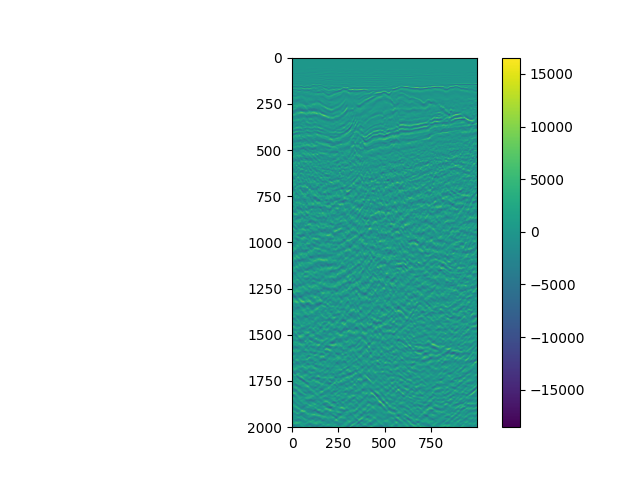

Write the Python code that produced this figure.
import segyio
import numpy as np
import matplotlib.pyplot as plt
filename='/home/data/TQH_WAIXIE_DATA_WJG_PSDM_DEPTH_GAIN.segy'
# filename='/home/data/TQH_WAIXIE_DATA_WJG_PSDM_MODEL.SEGY'
with segyio.open(filename) as segyfile:
    # for trace in segyfile.trace:
    #     print(trace.shape)
 
    # Memory map file for faster reading (especially if file is big...)
    segyfile.mmap()
 
    # Print binary header info
    print(segyfile.bin)
    print(segyfile.bin[segyio.BinField.Traces])
 
    # Read headerword inline for trace 10
    print(segyfile.header[10][segyio.TraceField.INLINE_3D])
    # 
    # Print inline and crossline axis
    print(segyfile.xlines)
    print(segyfile.ilines)
    print(segyfile.depth_slice)
    # Read data along first xline
    data = segyfile.xline[segyfile.xlines[50]]
    print(segyfile.depth_slice.shape)
    print(data.shape)

    plt.figure()
    plt.imshow(data.T)
    plt.colorbar()
    plt.savefig("/home/pengyaoguang/program_learn/2D/1.png")
    plt.close()
    # Read data along last iline
    data = segyfile.iline[segyfile.ilines[-1]]
 
    # Read data along 100th time slice
    data = segyfile.depth_slice[100]
 
    # Read data cube
    data = segyio.tools.cube(filename)
    
    # Print offsets
    print(segyfile.offset)
 
    # Read data along first iline and offset 100:  data [nxl x nt]
    data = segyfile.iline[0, 100]

 
    # Read data along first iline and all offsets gath:  data [noff x nxl x nt]
    data = np.asarray([np.copy(x) for x in segyfile.iline[0:1, :]])
 
    # Read data along first 5 ilines and all offsets gath:  data [noff nil x nxl x nt]
    data = np.asarray([np.copy(x) for x in segyfile.iline[0:5, :]])
 
    # Read data along first xline and all offsets gath:  data [noff x nil x nt]
    data = np.asarray([np.copy(x) for x in segyfile.xline[0:1, :]])
